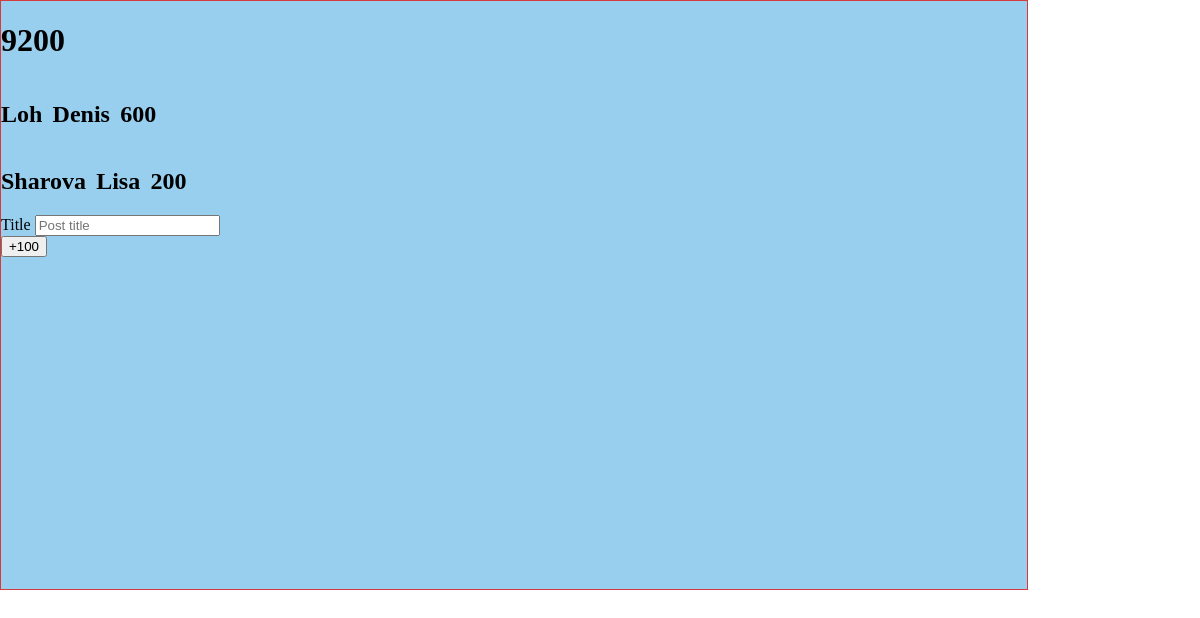
Before: / with the older database file.
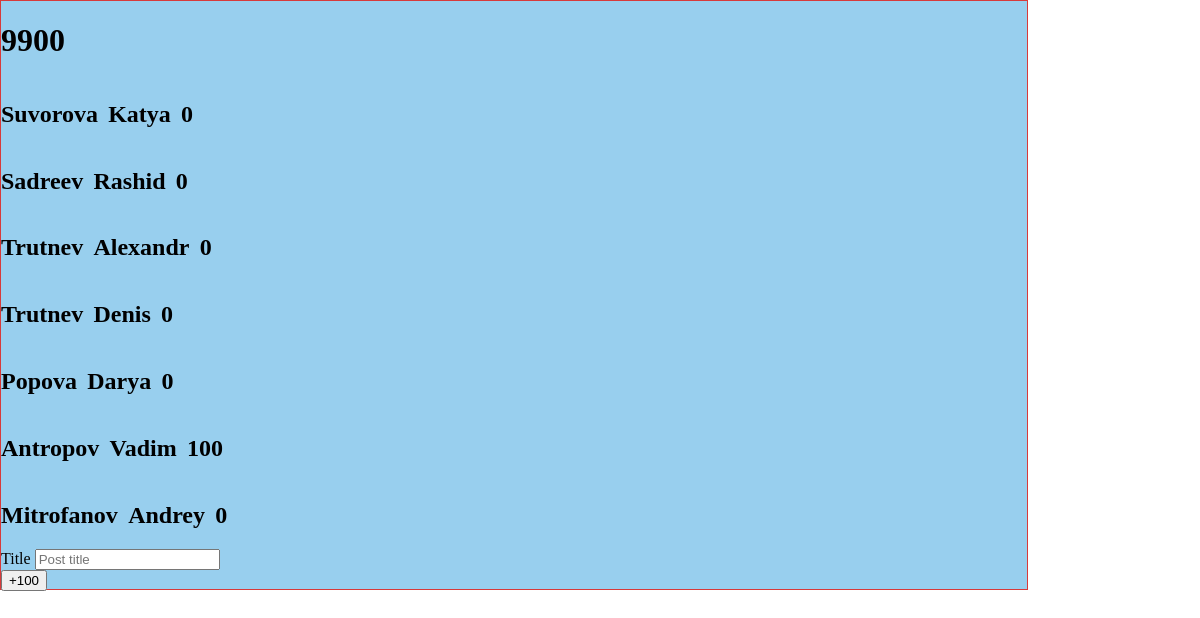
After: the same page with the newer database file.
### tables this page shows
CREATE TABLE kids(
	id INTEGER PRIMARY KEY AUTOINCREMENT,
	points INTEGER,
	name TEXT NOT NULL,
	surname TEXT NOT NULL
);

### app.py (the view)
@app.route('/',methods=('GET', 'POST'))
def index():
    if request.method == 'POST':
        print(request.form['title'])
        point(request.form['title'],200)
        return redirect(url_for('index'))
    conn = get_db_connection()
    kids = conn.execute('SELECT * FROM kids').fetchall()
    conn.close()
    return render_template('ind.html', kids=kids,boss=boss.hp)

### app.py (called while the page is built)
def get_db_connection():
    conn = sqlite3.connect('database.db')
    conn.row_factory = sqlite3.Row
    return conn

### templates/ind.html (shortened to what this page needs)
{% block content %}
<head></head>
<div class="hui">
    <h1>{{boss}}</h1>
    {% for kid in kids %}
    <div class="penis">
        <h2>{{kid['surname']}}</h2>
        <h2 class="tab">{{kid['name']}}</h2>
        <h2 class="tab">{{kid['points']}}</h2>
        <br>
    </div>
    {% endfor %}
    <form method="post">
        <div class="form-group">
            <label for="title">Title</label>
            <input type="text" name="title"
                   placeholder="Post title" class="form-control"
                   value="{{ request.form['title'] }}"></input>
        </div>
        <div class="form-group">
            <button type="submit" class="btn btn-primary">+100</button>
        </div>
    </form>
</div>
{% endblock %}

### templates/ind.html (style rules this page uses)
.penis { display: flex; align-items: column; }
.tab { margin-left: 1%; }
.hui { position: absolute; width: 1026px; height: 588px; background: #98CFEE; border: 1px solid #D73A3A; }

Changed rows visible on the page:
removed kids: surname "Loh", name "Denis", points "600"
added kids: surname "Suvorova", name "Katya", points "0"
changed kids: surname "Sharova" → "Sadreev"; name "Lisa" → "Rashid"; points "200" → "0"
added kids: surname "Trutnev", name "Alexandr", points "0"
added kids: surname "Trutnev", name "Denis", points "0"
added kids: surname "Popova", name "Darya", points "0"
added kids: surname "Antropov", name "Vadim", points "100"
added kids: surname "Mitrofanov", name "Andrey", points "0"
Other visible differences:
{{ boss }}: "9200" → "9900"
